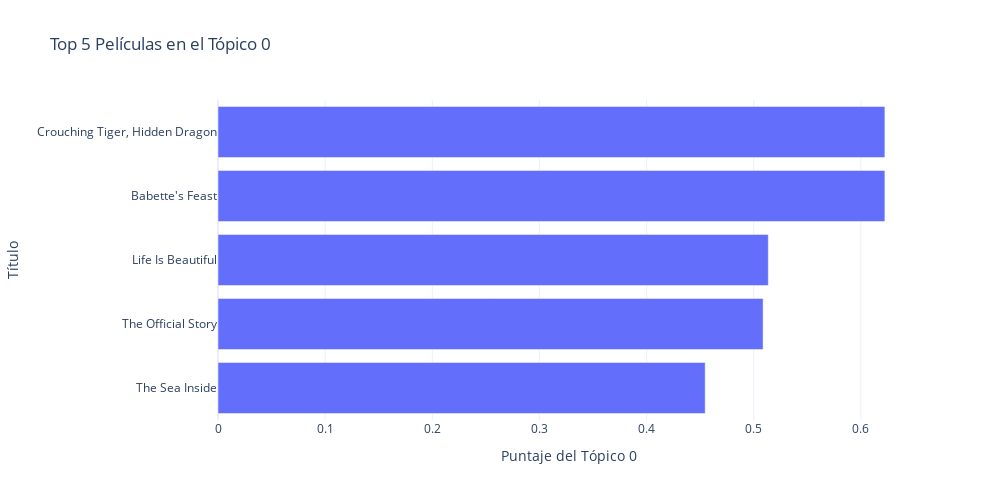

The code cell stored with this chart in its notebook:
### Code cell
indices_top_5 = np.argsort(cargas_topico_0)[-5:]

# Obtener los nombres y las cargas de las 5 películas seleccionadas
titulos_top_5 = df['Título'].iloc[indices_top_5]
cargas_top_5 = cargas_topico_0[indices_top_5]

# Crear el gráfico de barras con Plotly
fig = px.bar(x=cargas_top_5, y=titulos_top_5, orientation='h', 
             labels={'x': 'Puntaje del Tópico 0', 'y': 'Título'}, 
             title='Top 5 Películas en el Tópico 0', 
             template='plotly_white')
fig.update_layout(yaxis={'categoryorder':'total ascending'})
fig.update_layout(showlegend=True, height=500, width=1000)

fig.show()

### Figure 1 — Plotly figure (JSON) as saved in the notebook; plotly's stock layout.template omitted (floating-point values rounded to 4 significant figures)
{"data": [{"alignmentgroup": "True", "hovertemplate": "Puntaje del Tópico 0=%{x}<br>Título=%{y}<extra></extra>", "legendgroup": "", "marker": {"color": "#636efa", "pattern": {"shape": ""}}, "name": "", "offsetgroup": "", "orientation": "h", "showlegend": false, "textposition": "auto", "type": "bar", "x": [0.4547, 0.5088, 0.5136, 0.6224, 0.6224], "xaxis": "x", "y": ["The Sea Inside", "The Official Story", "Life Is Beautiful", "Babette's Feast", "Crouching Tiger, Hidden Dragon"], "yaxis": "y"}], "layout": {"barmode": "relative", "height": 500, "legend": {"tracegroupgap": 0}, "showlegend": true, "title": {"text": "Top 5 Películas en el Tópico 0"}, "width": 1000, "xaxis": {"anchor": "y", "domain": [0, 1], "title": {"text": "Puntaje del Tópico 0"}}, "yaxis": {"anchor": "x", "categoryorder": "total ascending", "domain": [0, 1], "title": {"text": "Título"}}}}
